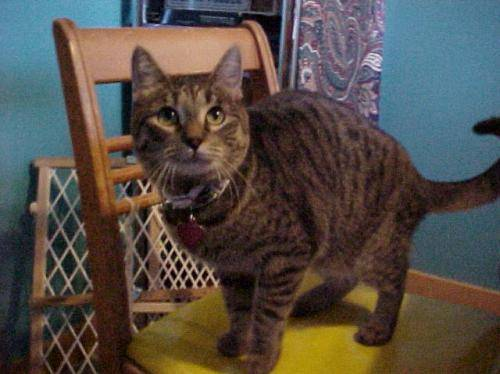
#> input picture source-files/04-AzureML-Source/data/animals/cats/cats_00001.jpg, 500 x 374 px, found by its file name
$ jupyter execute --allow-errors 03a_AzureDeployment-checkpoint2023-4-5-6-51-7Z.ipynb   (shell and % lines are left out)
#> lines starting #> are read from the running program, lines starting #| are printed output that depends on the picture
# Deployment -- On Azure

In this notebook, we continue to deploy our AI model as a Webservice.
As our AI model has been trained and registered in the previous notebook, we can easily load in this information in here!

**SELECT THE RIGHT KERNELS**

[cell 1]
model_name = 'animal-cnn'

[cell 2]
import os
import cv2

[cell 3]
## Import AzureML packages
from azureml.core import Workspace
from azureml.core import Dataset
from azureml.core import Model
from azureml.data.datapath import DataPath
from azureml.core.compute import AmlCompute
from azureml.core.compute import ComputeTarget

[cell 4]
import json
import numpy as np
class NumpyEncoder(json.JSONEncoder):
    def default(self, obj):
        if isinstance(obj, np.ndarray):
            return obj.tolist()
        return json.JSONEncoder.default(self, obj)

## Step 1: Connect Workspace

[cell 5]
## Either get environment variables, or a fallback name, which is the second parameter.
## Currently, fill in the fallback values. Later on, we will make sure to work with Environment values. So we're already preparing for it in here!
workspace_name = os.environ.get('WORKSPACE', 'segersnathan')
subscription_id = os.environ.get('SUBSCRIPTION_ID', '7c50f9c3-289b-4ae0-a075-08784b3b9042')
resource_group = os.environ.get('RESOURCE_GROUP', 'NathanReserve')

#> (a cell that did not finish here is left out)

## Step 2: Create a deployment script and environment

[cell 7]
from azureml.core import Environment
from azureml.core.conda_dependencies import CondaDependencies

environment_name = os.environ.get('TRAINING_ENV_NAME', 'animals-classification-env-deployment')
#> (the rest of this cell did not finish here and is left out)

[cell 8]
from azureml.core.model import InferenceConfig
from azureml.core.webservice import AciWebservice


service_name = os.environ.get('SCRIPT_SERVICE_NAME', 'animals-classification-svc-3')

#> (the rest of this cell did not finish here and is left out)

## Step 3 -- Test the service

Now that we have an endpoint, we can try to upload an image and get a result.
We will just get a value of 0 - 2, where 0 == 'Cats', 1 == 'Dogs' and 2 == 'Pandas'.

I found these values in the Logs of our AI model training, but it's also the order we have always used.
```text
# Logging information
...
['cats' 'dogs' 'panda'] -- [0 1 2]
...
```

[cell 9]
# Read in a test image
test_image = cv2.imread('data/animals/cats/cats_00001.jpg')
#> test_image is the input picture: shape (374, 500, 3); mean B, G, R 70.4, 76.6, 83.6
test_image = cv2.resize(test_image, (64, 64))
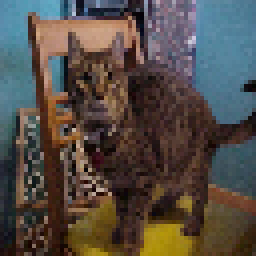
#> test_image: shape (64, 64, 3) (shown 4 times larger); mean B, G, R 70.3, 76.5, 83.6


$ run again, with source-files/04-AzureML-Source/data/animals/cats/cats_00002.jpg copied over source-files/04-AzureML-Source/data/animals/cats/cats_00001.jpg
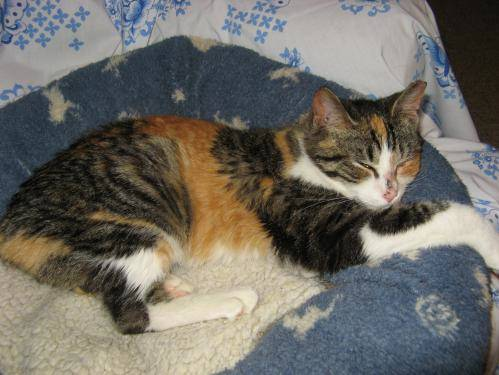
#> input picture source-files/04-AzureML-Source/data/animals/cats/cats_00002.jpg, 499 x 375 px, found by its file name
#> test_image is the input picture: shape (375, 499, 3); mean B, G, R 100.4, 107.1, 109.9
#> `test_image = cv2.resize(test_image, (64, 64))`:
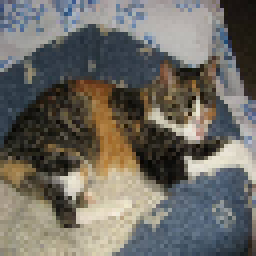
#> test_image: shape (64, 64, 3) (shown 4 times larger); mean B, G, R 100.3, 106.9, 109.7

$ run again, with source-files/04-AzureML-Source/data/animals/cats/cats_00004.jpg copied over source-files/04-AzureML-Source/data/animals/cats/cats_00001.jpg
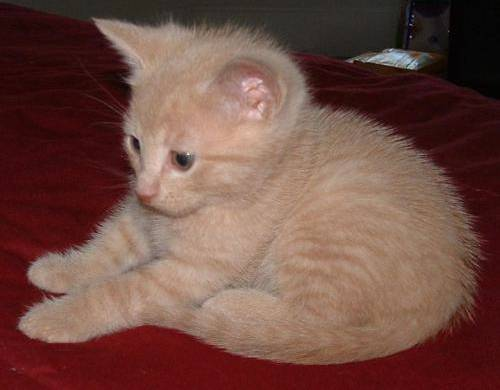
#> input picture source-files/04-AzureML-Source/data/animals/cats/cats_00004.jpg, 500 x 390 px, found by its file name
#> test_image is the input picture: shape (390, 500, 3); mean B, G, R 67.4, 76.3, 112.8
#> `test_image = cv2.resize(test_image, (64, 64))`:
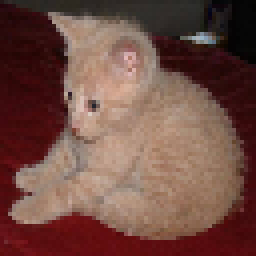
#> test_image: shape (64, 64, 3) (shown 4 times larger); mean B, G, R 67.4, 76.3, 112.7

$ run again, with source-files/04-AzureML-Source/data/animals/cats/cats_00005.jpg copied over source-files/04-AzureML-Source/data/animals/cats/cats_00001.jpg
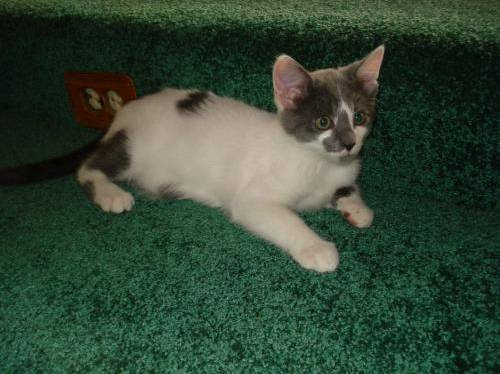
#> input picture source-files/04-AzureML-Source/data/animals/cats/cats_00005.jpg, 500 x 374 px, found by its file name
#> test_image is the input picture: shape (374, 500, 3); mean B, G, R 52.5, 70.3, 50.7
#> `test_image = cv2.resize(test_image, (64, 64))`:
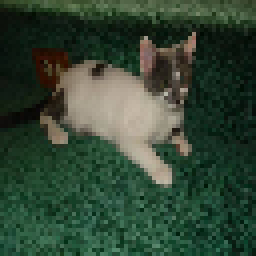
#> test_image: shape (64, 64, 3) (shown 4 times larger); mean B, G, R 52.3, 70, 50.5
